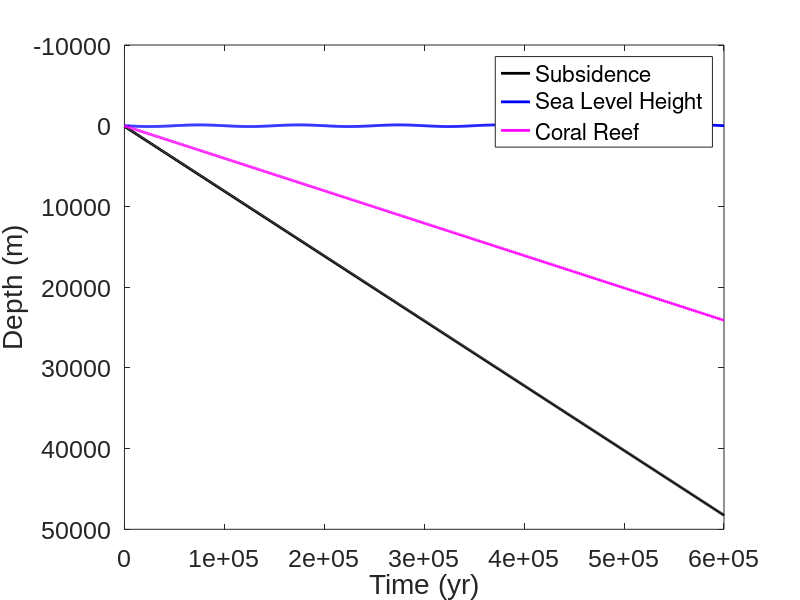

Write the MATLAB code that produced this figure.
% Simulating the growth and drowning of coral reefs
% Created 1/27/2015

%% INITIALIZE

clear all
close all
figure(1)

%Sea Level Oscillation-----------
%SL = A*sin(2*pi*t/P_l); m

A = 100; %m
P_l = 10^5; %every 100,000 yr
P_m = 4*10^4; %every 40,000 yr
P_s = 2*10^4; %every 20,000 yr
dt = 1000; %yr
t = 0:dt:6*10^5;
tmax = length(t);

%Coral Reef Growth---------------
%G = Gm*tanh(I*exp(-k*z)/Ik); m yr-1

Gm = 10/1000; %m yr-1 (10-15);
k = 0.04; %m-1 (0.04-0.16)
I = 2000; %muE m-2 s-1 (2000-2250)
Ik = 50; %muE m-2 s-1 (50-450)

%Subsidence Rate-----------------

angle = 85; %degrees
horz_S = 8; %rate of subsidence in horizontal direction cm yr-1
S = (horz_S/sind(angle))/100; %rate of subsidence in hypotenous direction m yr-1

%% RUN

Coral_height(1)=0;

for i=1:tmax
    
    Sub(i)=(S*dt)*i;
    SL(i) = A*sin(2*pi*(t(i)/P_l));
    G(i) = Gm*tanh(I*exp(-k*(Sub(i)+SL(i)))/Ik)*dt;
    Coral_height(i+1) = Sub(i)-(Coral_height(i) + G(i));

end

%% FINALIZE

% area(t,Sub,50000,'FaceColor','black')
plot(t,Sub,'Color','black','linewidth',2)
hold on
% area(t,SL,50000,'FaceColor','blue')
plot(t,SL,'Color','blue','linewidth',2)
% area(t,G,50000,'FaceColor','pink')
plot(t,Coral_height(1:end-1),'Color','magenta','linewidth',2)
hold off

legend('Subsidence','Sea Level Height','Coral Reef')

xlabel('Time (yr)','fontname','arial','fontsize',21)
ylabel('Depth (m)','fontname','arial','fontsize',21)
set(gca,'fontsize',18,'fontname','arial')
set(gca,'YDIR','reverse')


%% PROBLEMS
%I cannot seem to get "area" to work...also not sure if I got the coral height correct... 
%I was going to add in sea level oscillations at 100,000, 40,000, and
%20,000 years but ran out of time! (That is why the variables are there, but unused)


